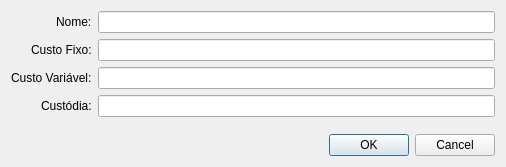
<?xml version="1.0" encoding="UTF-8"?>
<ui version="4.0">
 <class>broker_editor</class>
 <widget class="QDialog" name="broker_editor">
  <property name="geometry">
   <rect>
    <x>0</x>
    <y>0</y>
    <width>506</width>
    <height>167</height>
   </rect>
  </property>
  <property name="sizePolicy">
   <sizepolicy hsizetype="Preferred" vsizetype="Minimum">
    <horstretch>0</horstretch>
    <verstretch>0</verstretch>
   </sizepolicy>
  </property>
  <property name="windowTitle">
   <string>Editar Corretora</string>
  </property>
  <layout class="QVBoxLayout" name="verticalLayout">
   <item>
    <layout class="QFormLayout" name="formLayout">
     <property name="labelAlignment">
      <set>Qt::AlignRight|Qt::AlignTrailing|Qt::AlignVCenter</set>
     </property>
     <item row="0" column="0">
      <widget class="QLabel" name="label">
       <property name="sizePolicy">
        <sizepolicy hsizetype="Fixed" vsizetype="Preferred">
         <horstretch>0</horstretch>
         <verstretch>0</verstretch>
        </sizepolicy>
       </property>
       <property name="text">
        <string>Nome:</string>
       </property>
       <property name="textFormat">
        <enum>Qt::PlainText</enum>
       </property>
       <property name="alignment">
        <set>Qt::AlignLeading|Qt::AlignLeft|Qt::AlignVCenter</set>
       </property>
      </widget>
     </item>
     <item row="0" column="1">
      <widget class="QLineEdit" name="name"/>
     </item>
     <item row="1" column="0">
      <widget class="QLabel" name="label_3">
       <property name="sizePolicy">
        <sizepolicy hsizetype="Fixed" vsizetype="Preferred">
         <horstretch>0</horstretch>
         <verstretch>0</verstretch>
        </sizepolicy>
       </property>
       <property name="text">
        <string>Custo Fixo:</string>
       </property>
       <property name="textFormat">
        <enum>Qt::PlainText</enum>
       </property>
       <property name="alignment">
        <set>Qt::AlignLeading|Qt::AlignLeft|Qt::AlignVCenter</set>
       </property>
      </widget>
     </item>
     <item row="1" column="1">
      <widget class="QLineEdit" name="fixed_cost">
       <property name="inputMethodHints">
        <set>Qt::ImhFormattedNumbersOnly</set>
       </property>
      </widget>
     </item>
     <item row="2" column="0">
      <widget class="QLabel" name="label_2">
       <property name="sizePolicy">
        <sizepolicy hsizetype="Fixed" vsizetype="Preferred">
         <horstretch>0</horstretch>
         <verstretch>0</verstretch>
        </sizepolicy>
       </property>
       <property name="text">
        <string>Custo Variável:</string>
       </property>
       <property name="textFormat">
        <enum>Qt::PlainText</enum>
       </property>
       <property name="alignment">
        <set>Qt::AlignLeading|Qt::AlignLeft|Qt::AlignVCenter</set>
       </property>
      </widget>
     </item>
     <item row="2" column="1">
      <widget class="QLineEdit" name="volume_cost">
       <property name="inputMethodHints">
        <set>Qt::ImhFormattedNumbersOnly</set>
       </property>
      </widget>
     </item>
     <item row="3" column="0">
      <widget class="QLabel" name="label_4">
       <property name="sizePolicy">
        <sizepolicy hsizetype="Fixed" vsizetype="Preferred">
         <horstretch>0</horstretch>
         <verstretch>0</verstretch>
        </sizepolicy>
       </property>
       <property name="text">
        <string>Custódia:</string>
       </property>
       <property name="textFormat">
        <enum>Qt::PlainText</enum>
       </property>
       <property name="alignment">
        <set>Qt::AlignLeading|Qt::AlignLeft|Qt::AlignVCenter</set>
       </property>
      </widget>
     </item>
     <item row="3" column="1">
      <widget class="QLineEdit" name="custody_cost">
       <property name="inputMethodHints">
        <set>Qt::ImhFormattedNumbersOnly</set>
       </property>
      </widget>
     </item>
    </layout>
   </item>
   <item>
    <widget class="QDialogButtonBox" name="buttonBox">
     <property name="sizePolicy">
      <sizepolicy hsizetype="Expanding" vsizetype="Fixed">
       <horstretch>0</horstretch>
       <verstretch>0</verstretch>
      </sizepolicy>
     </property>
     <property name="orientation">
      <enum>Qt::Horizontal</enum>
     </property>
     <property name="standardButtons">
      <set>QDialogButtonBox::Cancel|QDialogButtonBox::Ok</set>
     </property>
    </widget>
   </item>
  </layout>
 </widget>
 <resources/>
 <connections>
  <connection>
   <sender>buttonBox</sender>
   <signal>accepted()</signal>
   <receiver>broker_editor</receiver>
   <slot>accept()</slot>
   <hints>
    <hint type="sourcelabel">
     <x>248</x>
     <y>254</y>
    </hint>
    <hint type="destinationlabel">
     <x>157</x>
     <y>274</y>
    </hint>
   </hints>
  </connection>
  <connection>
   <sender>buttonBox</sender>
   <signal>rejected()</signal>
   <receiver>broker_editor</receiver>
   <slot>reject()</slot>
   <hints>
    <hint type="sourcelabel">
     <x>316</x>
     <y>260</y>
    </hint>
    <hint type="destinationlabel">
     <x>286</x>
     <y>274</y>
    </hint>
   </hints>
  </connection>
 </connections>
</ui>
